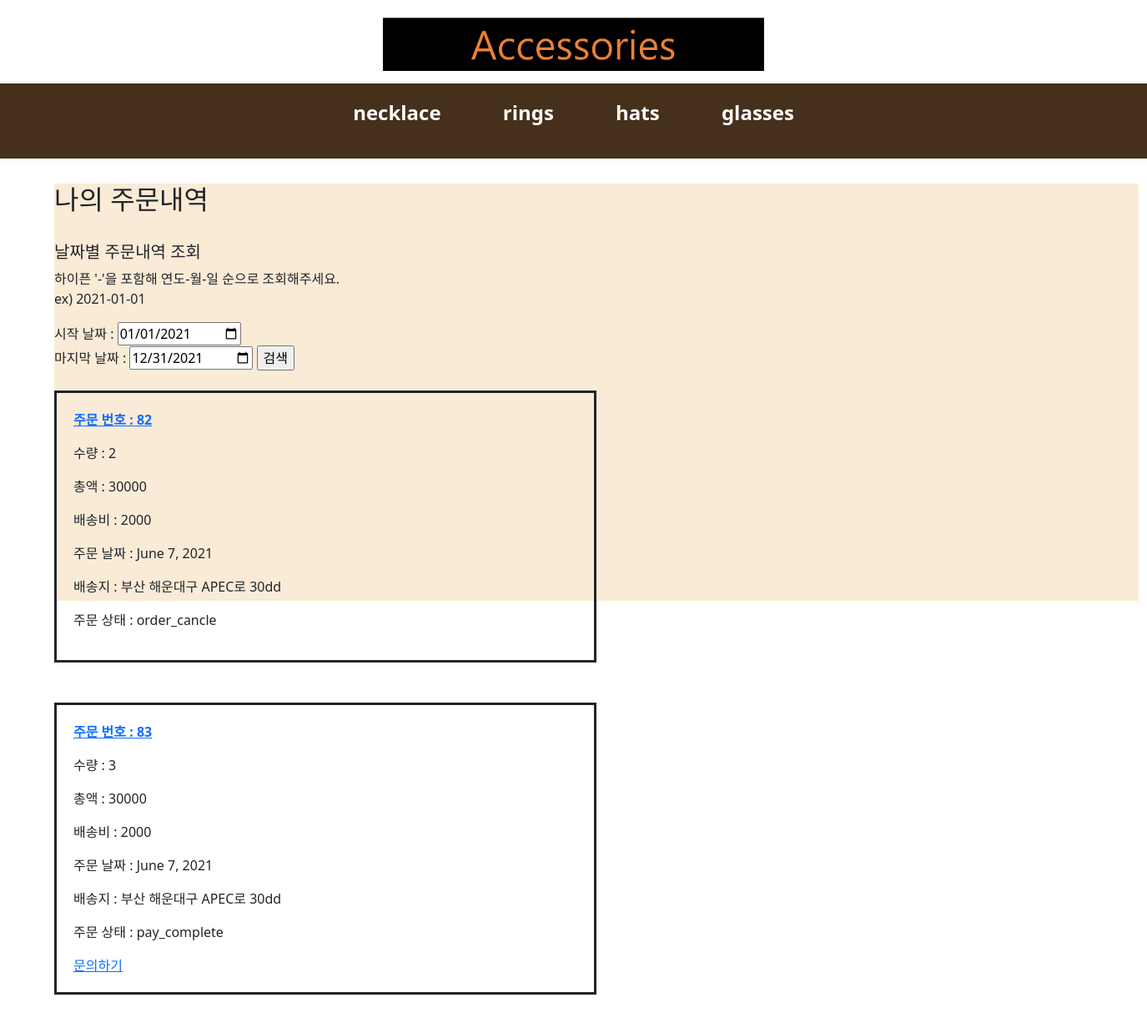
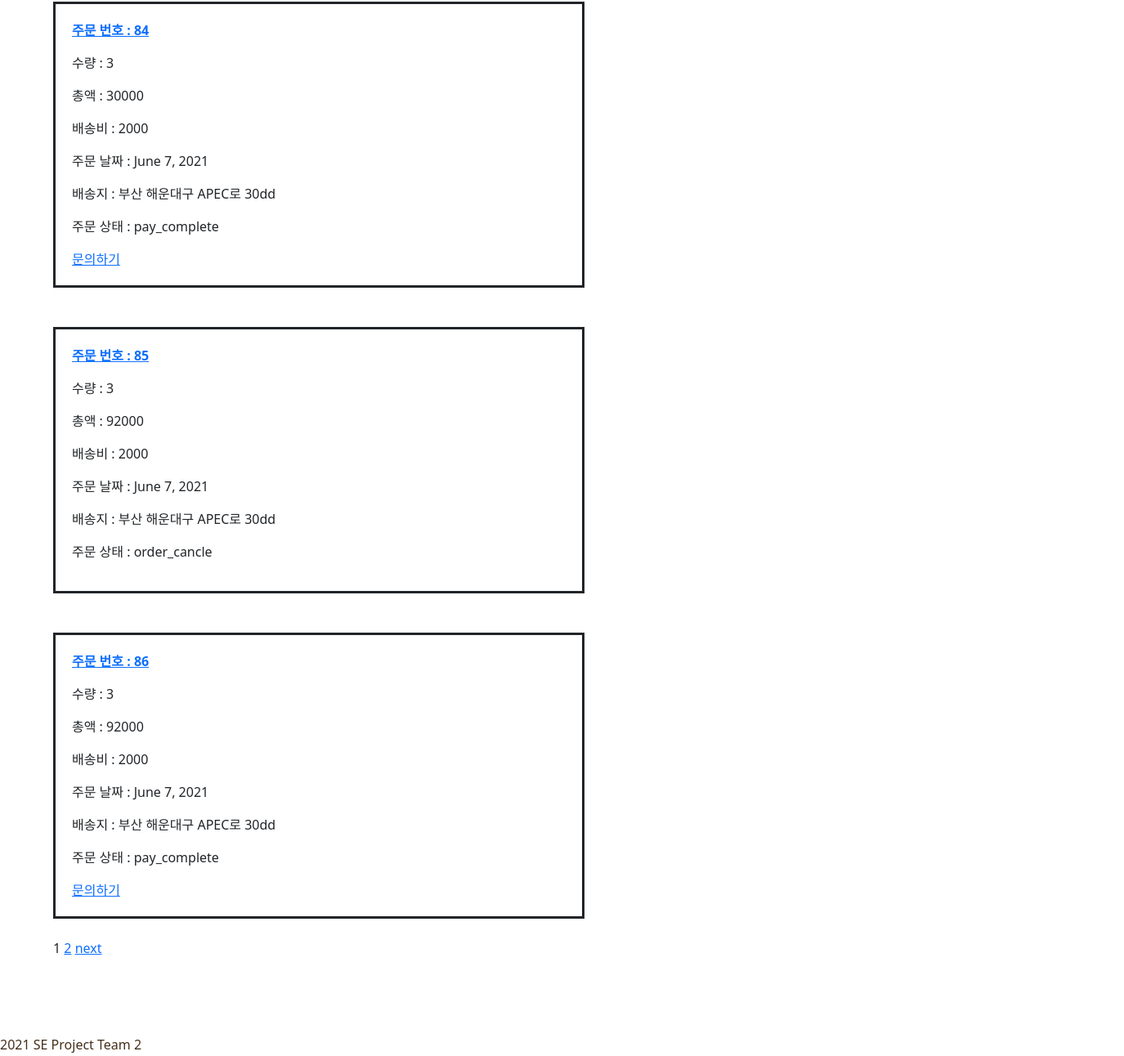
Screenshot of /order/myOrder/ (signed in) with the database file from the repository (2 pictures, top to bottom).
### orderApp/models.py (models this page shows)
class Order(models.Model):
    CATEGORY_CHOICES=(
        ('order_continue', 'order_continue'),
        ('order_cancle', 'order_cancle'),
        ('pay_cancle', 'pay_cancle'),
        ('pay_complete', 'pay_complete'),
        ('shipping', 'shipping'),
        ('shipping_complete', 'shipping_complete'),
        ('order_complete', 'order_complete')
    )
    order_user=models.CharField(max_length=250, blank=True)
    date_added = models.DateField(auto_now_add=True)
    total_price = models.IntegerField()
    total_quantity = models.IntegerField()
    order_state=models.CharField(max_length=20, choices=CATEGORY_CHOICES)
    total_shipping_fee=models.IntegerField()
    shipping_address=models.CharField(max_length=1000)
    coupon_id=models.CharField(max_length=1000)
    discount_price=models.IntegerField()
    before_discount=models.IntegerField()
    class Meta:
        db_table='Order'
        ordering=['date_added']

### orderApp/views.py (the view)
# urls.py: path('myOrder/', order_views.view_myOrder, name="view_myOrder"),
def view_myOrder(request):
    cart_count=context_processors.counter(request)
    cart_count=int(cart_count)
    count={'cart_count':cart_count}
    user_id=request.session.get('user_id')
    orders=Order.objects.filter(order_user=user_id)
    paginator=Paginator(orders, 5)
    page=request.GET.get('page')
    posts=paginator.get_page(page)
    for order in orders:
        if order.order_state == 'order_continue':
            order.order_state='order_cancle'
            order.save()
    return render(request, 'my_order.html', {'count':count, 'posts':posts})

### cartApp/context_processors.py (called while the page is built)
def counter(request):
    item_count=0
    if 'admin' in request.path:
        return {}
    else:
        try:
            cart= Cart.objects.filter(cart_id=request.session.get('user_id'))
            cart_items = CartItem.objects.all().filter(cart=cart[:1])
            for cart_item in cart_items:
                item_count+=cart_item.quantity
        except Cart.DoesNotExist:
            item_count=0
    return item_count

### orderApp/templates/my_order.html (shortened to what this page needs)
{% extends 'base.html' %}
{% block content %}
    <section>
        <h2>나의 주문내역</h2>
        <div>
            <br>
            <h5>날짜별 주문내역 조회</h3>
                <p>하이픈 '-'을 포함해 연도-월-일 순으로 조회해주세요.
                    <br>ex) 2021-01-01
                </p>
            <form action="{% url 'order:search_order' %}" method="POST">
                시작 날짜 : <input type="date" value="{{minDate|default:'2021-01-01'}}" name="minDate" required>
                <br>마지막 날짜 : <input type="date" value="{{maxDate|default:'2021-12-31'}}" name="maxDate" required>
                <input type="submit" value="검색">
            </form>
        </div>
        <div>
            {% for order in posts%}
                <br>
                <div style="border:solid; width:50%; padding:20px;">
                    <p><strong><a href="{% url 'order:order_detail' order.id %}">주문 번호 : {{order.id}}</a></strong></p>
                    <p>수량 : {{order.total_quantity}}</p>
                    <p>총액 : {{order.total_price}}</p>
                    <p>배송비 : {{order.total_shipping_fee}}</p>
                    <p>주문 날짜 : {{order.date_added}}</p>
                    <p>배송지 : {{order.shipping_address}}</p>
                    <p>주문 상태 : {{order.order_state}}</p>
                    {% if order.order_state == 'pay_complete' %}
                        <a href="{% url 'question:postquestion_view' %}">문의하기</a>
                    {% elif order.order_state == 'shipping' %}
                        <button>문의하기</button>
                    {% elif order.order_state == 'shipping_complete' %}
                        <button>구매확정</button>
                    {% elif order.order_state == 'order_complete' %}
                        <button>상품평</button>
                    {% endif %}
                </div>
                <br>
            {% endfor %}
            <span>{{posts.number}}</span>
            {% if posts.has_next %}
            <a href="?page={{posts.paginator.num_pages}}">{{posts.paginator.num_pages}}</a>
            <a href="?page={{posts.next_page_number}}">next</a>
            {% endif %}
            <br><br><br><br><br><br>
        </div>
    </section>
{% endblock %}

### shoppingApp/templates/base.html (shortened to what this page needs)
<!DOCTYPE html>
<html lang="en">
<head>
    {% load static %}
    <link rel="stylesheet" href="{% static 'css/userMain.css' %}">
    <link href="https://cdn.jsdelivr.net/npm/bootstrap@5.0.0-beta3/dist/css/bootstrap.min.css" rel="stylesheet">
        {% load static %}
        <link rel="stylesheet" href="{% static 'css/login.css' %}">
        <link href="https://cdn.jsdelivr.net/npm/bootstrap@5.0.0-beta3/dist/css/bootstrap.min.css" rel="stylesheet">
</head>
<body>
    <header style="background-color: white; height: max-content; top:0;"><div>
        <a href="{% url 'userMain' %}">
        <img src="{%static 'images/mainlogo.png' %}" height="100" alt="iconIMG"></a>
    </div>
    </header>
    <navigator>
            <ul id="category">
                <li><a href="{%url 'products:category' 'necklace' %}">necklace</a></li>
                <li><a href="{%url 'products:category' 'rings' %}">rings</a></li>
                <li><a href="{%url 'products:category' 'hats' %}">hats</a></li>
                <li><a href="{%url 'products:category' 'glasses' %}">glasses</a></li>
            </ul>
    </navigator>
    {% block content %}
    {% endblock %}
    <footer id="footer">2021 SE Project Team 2</footer>
</body>
</html>

### static/css/userMain.css (style rules this page uses)
header { position: fixed; width: 100%; height: 120px; text-align: center; z-index: 2; background-color: #fff; }
#category { position: fixed; top: 110px; list-style: none; height: 90px; width: 100%; padding: 5px 1px; margin: 0; background: #46301B; text-align: center; z-index: 2; }
#category li { position: relative; display: inline-block; margin: 5px 30px; padding: 0; }
#category li a { display: block; position: relative; width: 20%; font-weight: bold; font-size: 15px; padding: 7px 8px; color: #fff; text-decoration: none; cursor: pointer; }
section { position: absolute; top: 220px; height: 500px; width: 100%; }
#footer { position: fixed; left: 0; bottom: 0; width: 100%; padding: 2px 0; color: #46301B; background-color: #FFF; }

### shoppingApp/static/css/login.css (style rules this page uses)
header { margin-top: 20px; position: fixed; width: 100%; height: 120px; text-align: center; z-index: 2; background-color: #fff; }
#category { position: fixed; top: 110px; list-style: none; height: 90px; width: 100%; padding: 5px 1px; margin: 0; background: #46301B; text-align: center; z-index: 2; }
#category li { position: relative; display: inline-block; margin: 5px 30px; padding: 0; }
#category li a { display: block; position: relative; width: 50%; font-weight: bold; font-size: 32px; padding: 7px 8px; color: #fff; text-decoration: none; cursor: pointer; }
section { position: absolute; top: 220px; height: 500px; width: 1300px; margin-left: 65px; background-color: #FAEBD7; }
#footer { position: fixed; left: 0; bottom: 0; width: 100%; padding: 2px 0; color: #46301B; background-color: #FFF; }

### shoppingApp/templates/base.html (style rules this page uses)
#category { position: fixed; top: 100px; list-style: none; height: 90px; width: 100%; padding: 5px 1px; margin: 0; background: #46301B; text-align: center; z-index: 2; }
#category li { position: relative; display: inline-block; margin: 5px 30px; padding: 0; }
#category li a { display: block; position: relative; width: 20%; font-weight: bold; font-size: 24px; padding: 7px 5px; color:white; text-decoration: none; cursor: pointer; }
header { margin:0 !important; padding:0 !important; }
img { margin:10px }

### rows the page displays
Order: id "82", total_quantity "2", total_price "30000", total_shipping_fee "2000", date_added "June 7, 2021", shipping_address "부산 해운대구 APEC로 30dd", order_state "order_cancle"
Order: id "83", total_quantity "3", total_price "30000", total_shipping_fee "2000", date_added "June 7, 2021", shipping_address "부산 해운대구 APEC로 30dd", order_state "pay_complete", shows "문의하기"
Order: id "84", total_quantity "3", total_price "30000", total_shipping_fee "2000", date_added "June 7, 2021", shipping_address "부산 해운대구 APEC로 30dd", order_state "pay_complete", shows "문의하기"
Order: id "85", total_quantity "3", total_price "92000", total_shipping_fee "2000", date_added "June 7, 2021", shipping_address "부산 해운대구 APEC로 30dd", order_state "order_cancle"
Order: id "86", total_quantity "3", total_price "92000", total_shipping_fee "2000", date_added "June 7, 2021", shipping_address "부산 해운대구 APEC로 30dd", order_state "pay_complete", shows "문의하기"

### other values shown
{{ posts.number }} "1"
{{ posts.paginator.num_pages }} "2"
